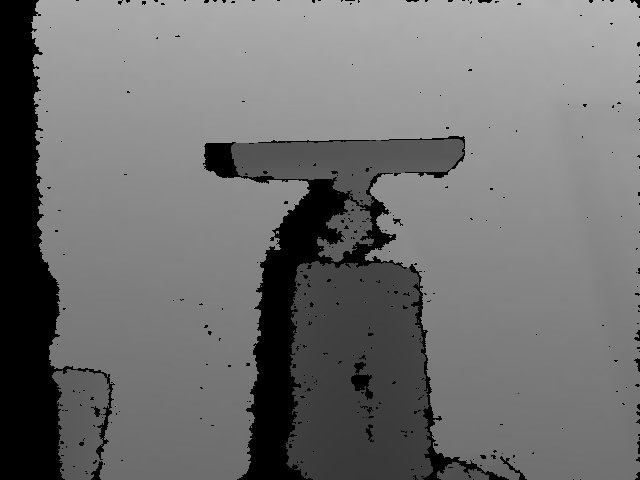
#> input picture pole-vision/depth.png, 640 x 480 px, found by its file name
$ python pole.py
#> lines starting #> are read from the running program, lines starting #| are printed output that depends on the picture
import cv2
import numpy as np

thresh = 50000


def check(img,b,t,mul):
    ret = False
    val = np.sum(img[b:t,0:w])*mul
    print(val)
    if(val <= thresh):
        ret = True
    return ret


image = cv2.imread('C:\\Users\\mcser\\Documents\\scoo\\NCAT 2021-22\\IEEEHWCOMP\\RobotCode\\pole-vision\\depth.png')
#> image is the input picture: shape (480, 640, 3); min 0, max 180, mean 112

h = image.shape[0]
#> h = 480
w = image.shape[1]
#> w = 640

const = 80


bottomL = round((h/2)-(h/const))
#> bottomL = 234
topL = round((h/2)+(h/const))
#> topL = 246


cv2.line(image,[0,topL],[w,topL],[0,0,255], 2 )

cv2.line(image,[0,bottomL],[w,bottomL],[0,0,255], 2 )
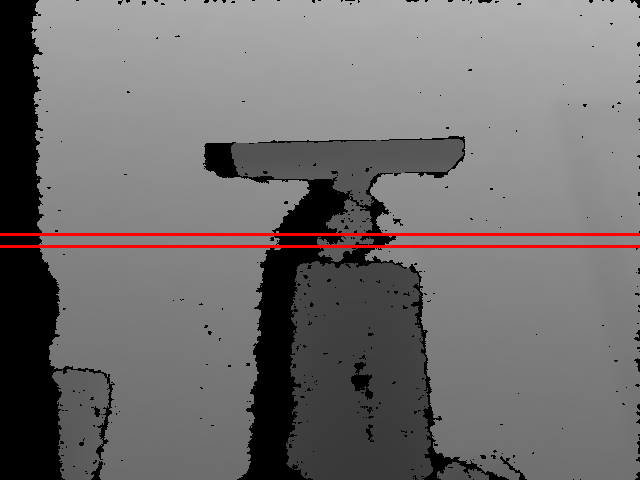
#> image: shape (480, 640, 3); mean B, G, R 110.6, 110.6, 113.8

while(True):
    detect = check(image,bottomL,topL,1)
#> in check, `val = np.sum(img[b:t,0:w])*mul`: val = 2335071
#| 2335071.0
#> detect = False
    if(detect):
        cv2.rectangle(image,[0,topL],[w,bottomL],[255,0,0],-1)
    cv2.imshow("frame",image)
    key = cv2.waitKey(0) & 0xFF
#> (key Esc is pressed here)
    if key == 27:
        cv2.destroyAllWindows()


#take image feed
#check if pole is close
#(by taking slice of image, lloking for specific numerical value)
#pic x, pic y, theta = dist x
#pole height, depth of pole
